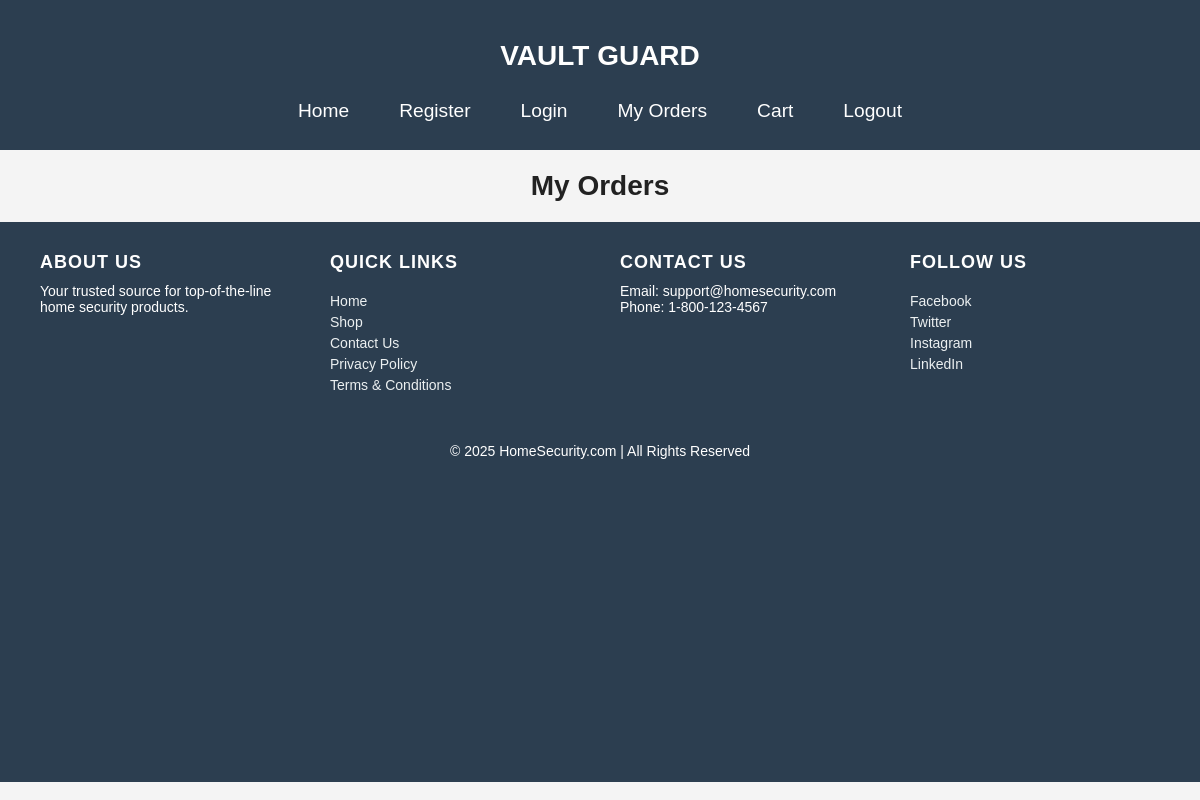
/user/orders/ (signed in), run on an earlier commit of the app's database.
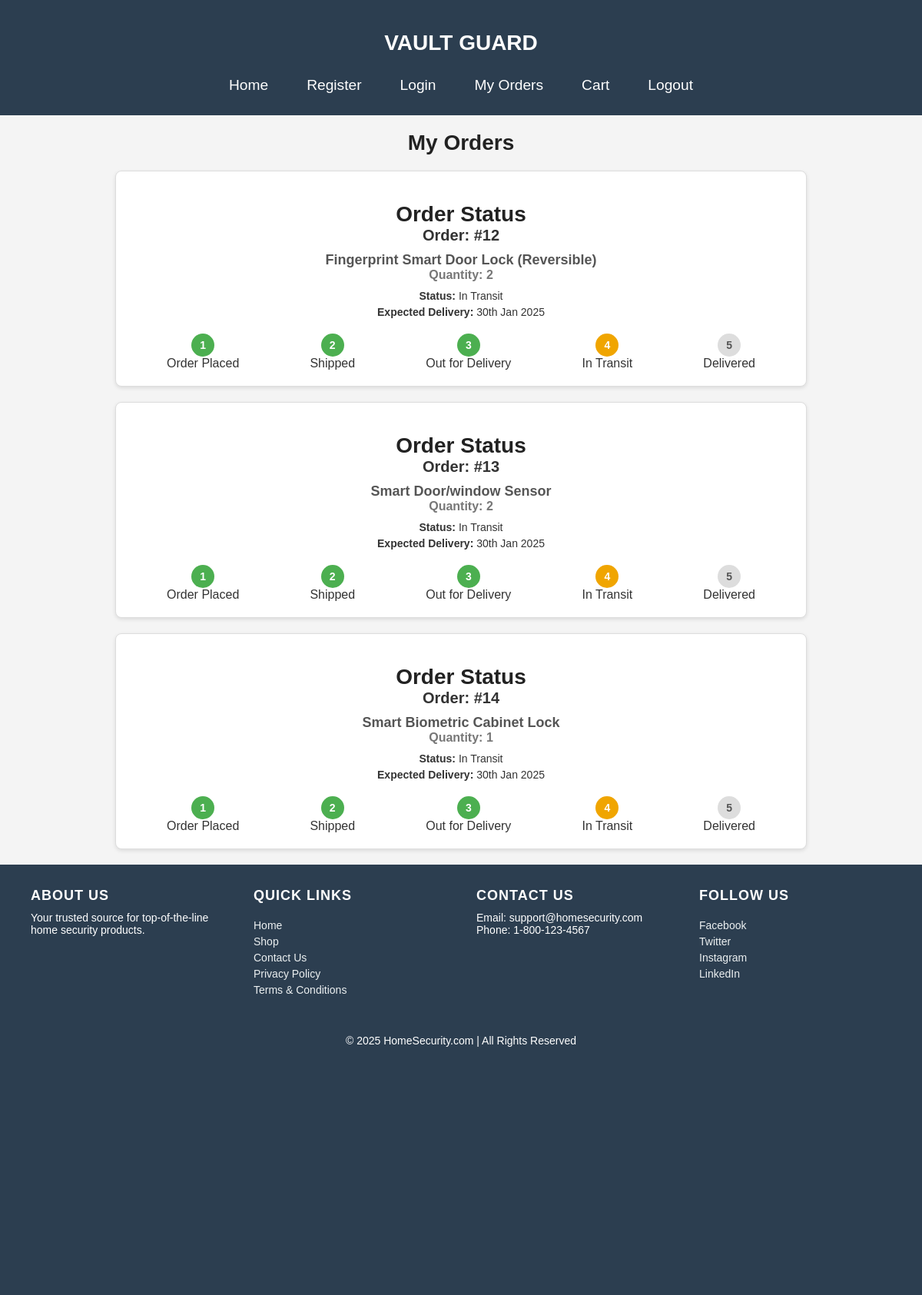
And on a later commit of the database.
### app/models.py (models this page shows, shortened)
class Order(models.Model):
    user = models.ForeignKey(User, on_delete=models.CASCADE)
    product = models.ForeignKey(Product, on_delete=models.CASCADE)
    quantity = models.IntegerField()
    ordered_at = models.DateTimeField(auto_now_add=True)
    status = models.CharField(max_length=100, default="Pending")

class Product(models.Model):
    name = models.CharField(max_length=200)
    description = models.TextField()
    price = models.DecimalField(max_digits=10, decimal_places=2)
    stock = models.IntegerField()
    image = models.ImageField(upload_to='products/')
    category = models.CharField(max_length=100)

### app/views.py (the view)
# urls.py: path('user/orders/', views.user_orders, name='user_orders'),
def user_orders(request):
    orders = Order.objects.filter(user=request.user)
    return render(request, 'user_orders.html', {'orders': orders})

### templates/user_orders.html (shortened to what this page needs)
<!DOCTYPE html>
<html lang="en">
<head>
    {% load static %}
    <link rel="stylesheet" href="{% static 'css/user_order.css' %}">
</head>
<body>
    <header>
        <h1>VAULT GUARD</h1>
        <nav>
            <a href="/">Home</a>
            <a href="{% url 'register' %}">Register</a>
            <a href="{% url 'login' %}">Login</a>
            <a href="{% url 'user_orders' %}">My Orders</a>
            <a href="{% url 'view_cart' %}">Cart</a>
            <a href="{% url 'logout' %}">Logout</a>
        </nav>
    </header>
    <h1>My Orders</h1>
    <div class="main">
    <ul>
        {% for order in orders %}
            <li>
                <div class="order-status-container">
                    <h1>Order Status</h1>
                    <div class="order-summary">
                        <h2>Order: #{{ order.id }}</h2>
                        <h3>{{ order.product.name }}</h3>
                        <h5>Quantity: {{ order.quantity }}</h5>
                        <p><strong>Status:</strong> In Transit</p>
                        <p><strong>Expected Delivery:</strong> 30th Jan 2025</p>
                    </div>
                    <div class="status-timeline">
                        <div class="status-step completed">
                            <div class="status-circle">1</div>
                            <p>Order Placed</p>
                        </div>
                        <div class="status-step completed">
                            <div class="status-circle">2</div>
                            <p>Shipped</p>
                        </div>
                        <div class="status-step completed">
                            <div class="status-circle">3</div>
                            <p>Out for Delivery</p>
                        </div>
                        <div class="status-step current">
                            <div class="status-circle">4</div>
                            <p>In Transit</p>
                        </div>
                        <div class="status-step">
                            <div class="status-circle">5</div>
                            <p>Delivered</p>
                        </div>
                    </div>
                </div>
                </li>
        {% endfor %}
    </ul></div>
    <footer>
        <div class="footer-container">
          <div class="footer-section">
            <h4>About Us</h4>
            <p>Your trusted source for top-of-the-line home security products.</p>
          </div>
          <div class="footer-section">
            <h4>Quick Links</h4>
            <ul>
              <li><a href="/home">Home</a></li>
              <li><a href="/shop">Shop</a></li>
              <li><a href="/contact">Contact Us</a></li>
              <li><a href="/privacy-policy">Privacy Policy</a></li>
              <li><a href="/terms">Terms & Conditions</a></li>
            </ul>
          </div>
          <div class="footer-section">
            <h4>Contact Us</h4>
            <p>Email: support@homesecurity.com</p>
            <p>Phone: 1-800-123-4567</p>
          </div>
          <div class="footer-section">
            <h4>Follow Us</h4>
            <ul>
              <li><a href="https://facebook.com/homesecurity">Facebook</a></li>
              <li><a href="https://twitter.com/homesecurity">Twitter</a></li>
              <li><a href="https://instagram.com/homesecurity">Instagram</a></li>
              <li><a href="https://linkedin.com/company/homesecurity">LinkedIn</a></li>
            </ul>
          </div>
        </div>
        <div class="footer-bottom">
          <p>&copy; 2025 HomeSecurity.com | All Rights Reserved</p>
        </div>
      </footer>
</body>
</html>

What changed in the data, as far as the page shows it:
added Order: id "12", product.name "Fingerprint Smart Door Lock (Reversible)", quantity "2"
added Order: id "13", product.name "Smart Door/window Sensor", quantity "2"
added Order: id "14", product.name "Smart Biometric Cabinet Lock", quantity "1"
